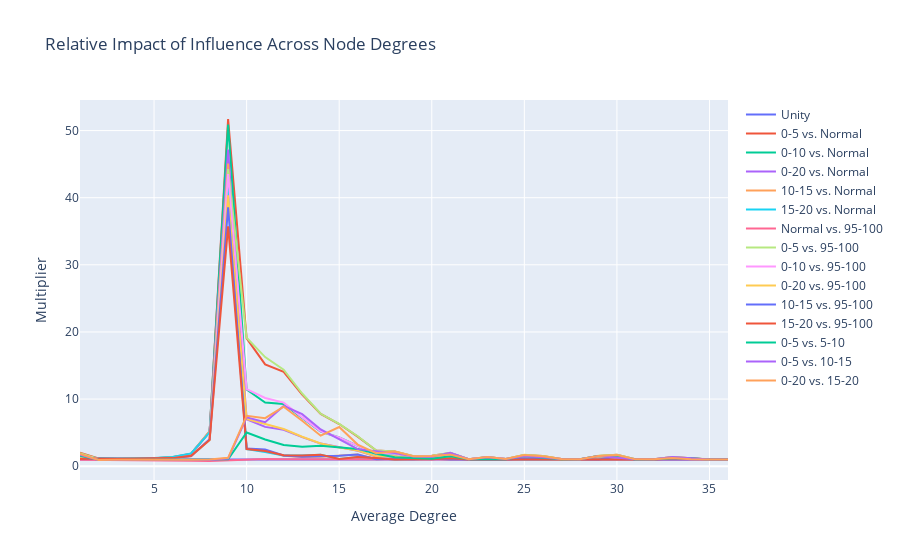

Notebook source saved alongside this figure:
### Code cell
get_multiplier_graph(SF,'10')
